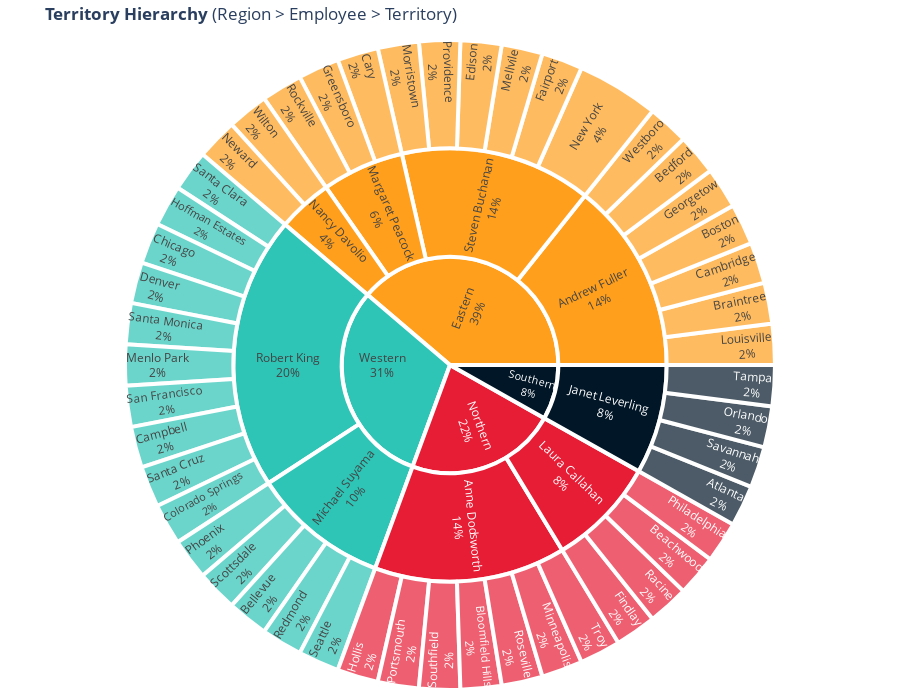

Notebook source saved alongside this figure:
### Code cell
# DETAILED TERRITORY ASSIGNMENT (SPLIT ROWS) 
import pandas as pd
import plotly.express as px
from IPython.display import display, Markdown
import os

# 1. Setup Paths
CURRENT_DIR = os.getcwd()
if 'notebooks' in CURRENT_DIR: 
    BASE_DIR = os.path.dirname(CURRENT_DIR)
else: 
    BASE_DIR = CURRENT_DIR
RAW_DIR = os.path.join(BASE_DIR, 'data', 'raw')

try:
    # 2. Load raw CSVs
    raw_emp_terr = pd.read_csv(os.path.join(RAW_DIR, 'sql_employeeterritories.csv'))
    raw_terr = pd.read_csv(os.path.join(RAW_DIR, 'sql_territories.csv'))
    raw_region = pd.read_csv(os.path.join(RAW_DIR, 'sql_region.csv'))

    # Normalize column names
    raw_emp_terr.columns = [c.lower().strip() for c in raw_emp_terr.columns]
    raw_terr.columns = [c.lower().strip() for c in raw_terr.columns]
    raw_region.columns = [c.lower().strip() for c in raw_region.columns]

    # 3. Join Tables to build Hierarchy
    # Assuming 'dim_emp' exists in your environment from previous cells
    emp_geo = pd.merge(dim_emp, raw_emp_terr, left_on='bk_employee_id', right_on='employeeid', how='inner')
    emp_geo = pd.merge(emp_geo, raw_terr, on='territoryid', how='inner')
    emp_geo = pd.merge(emp_geo, raw_region, on='regionid', how='inner')

    # ✅ MINIMAL FIX: ensure Employee_name exists
    if "Employee_name" not in emp_geo.columns:
        if "employee_name" in emp_geo.columns:
            emp_geo["Employee_name"] = emp_geo["employee_name"]
        elif {"first_name", "last_name"}.issubset(emp_geo.columns):
            emp_geo["Employee_name"] = emp_geo["first_name"].astype(str) + " " + emp_geo["last_name"].astype(str)
        elif {"firstname", "lastname"}.issubset(emp_geo.columns):
            emp_geo["Employee_name"] = emp_geo["firstname"].astype(str) + " " + emp_geo["lastname"].astype(str)
        else:
            emp_geo["Employee_name"] = "Unknown Employee"

    # 4. Prepare Data
    split_view = emp_geo[['Employee_name', 'emp_title', 'regiondescription', 'territorydescription']].copy()

    # Clean string whitespace
    split_view['regiondescription'] = split_view['regiondescription'].astype(str).str.strip()
    split_view['territorydescription'] = split_view['territorydescription'].astype(str).str.strip()

    split_view.columns = ['Employee Name', 'Title', 'Region', 'Territory']

    # 5. Define New Colors (Vibrant/Distinct)
    region_colors = {
        'Eastern': '#FF9F1C',   # Vibrant Orange
        'Western': '#2EC4B6',   # Turquoise/Teal
        'Northern': '#E71D36',  # Bold Red
        'Southern': '#011627'   # Deep Navy Blue
    }

    # 6. Plot Sunburst
    display(Markdown("### 🌍 Territory Distribution Hierarchy"))

    fig = px.sunburst(
        split_view,
        path=['Region', 'Employee Name', 'Territory'],
        title="<b>Territory Hierarchy</b> (Region > Employee > Territory)",
        color='Region',
        color_discrete_map=region_colors,
        template='plotly_white'
    )

    # 7. Add Gaps and Style
    fig.update_traces(
        marker=dict(line=dict(color='white', width=4)),
        textinfo="label+percent entry",
        insidetextorientation='radial'
    )

    fig.update_layout(
        height=700,
        margin=dict(t=40, l=10, r=10, b=10)
    )

    fig.show()

except Exception as e:
    print(f"❌ Could not load territory details: {e}")
    print("Ensure you extracted 'sql_employeeterritories.csv', 'sql_territories.csv', and 'sql_region.csv'.")

### Figure 1 — Plotly figure (JSON) as saved in the notebook; plotly's stock layout.template omitted (floating-point values rounded to 4 significant figures)
{"data": [{"branchvalues": "total", "customdata": [["Eastern"], ["Eastern"], ["Eastern"], ["Eastern"], ["Eastern"], ["Eastern"], ["Eastern"], ["Eastern"], ["Eastern"], ["Eastern"], ["Eastern"], ["Eastern"], ["Eastern"], ["Eastern"], ["Eastern"], ["Eastern"], ["Eastern"], ["Eastern"], ["Eastern"], ["Eastern"], ["Eastern"], ["Eastern"], ["Eastern"], ["Northern"], ["Northern"], ["Northern"], ["Northern"], ["Northern"], ["Northern"], ["Northern"], ["Northern"], ["Northern"], ["Northern"], ["Northern"], ["Northern"], ["Northern"], ["Northern"], ["Southern"], ["Southern"], ["Southern"], ["Southern"], ["Southern"], ["Southern"], ["Western"], ["Western"], ["Western"], ["Western"], ["Western"], ["Western"], ["Western"], ["Western"], ["Western"], ["Western"], ["Western"], ["Western"], ["Western"], ["Western"], ["Western"], ["Western"], ["Western"], ["Western"]], "domain": {"x": [0, 1], "y": [0, 1]}, "hovertemplate": "labels=%{label}<br>count=%{value}<br>parent=%{parent}<br>id=%{id}<br>Region=%{customdata[0]}<extra></extra>", "ids": ["Eastern/Nancy Davolio/Wilton", "Eastern/Nancy Davolio", "Eastern/Andrew Fuller", "Eastern/Margaret Peacock", "Eastern/Steven Buchanan/Fairport", "Eastern/Steven Buchanan/Mellvile", "Eastern/Steven Buchanan/New York", "Eastern/Steven Buchanan/Edison", "Eastern/Steven Buchanan/Providence", "Eastern/Margaret Peacock/Cary", "Eastern/Margaret Peacock/Greensboro", "Eastern/Margaret Peacock/Rockville", "Eastern/Steven Buchanan/Morristown", "Eastern/Nancy Davolio/Neward", "Eastern", "Eastern/Andrew Fuller/Louisville", "Eastern/Andrew Fuller/Braintree", "Eastern/Andrew Fuller/Cambridge", "Eastern/Andrew Fuller/Boston", "Eastern/Andrew Fuller/Georgetow", "Eastern/Andrew Fuller/Bedford", "Eastern/Andrew Fuller/Westboro", "Eastern/Steven Buchanan", "Northern/Laura Callahan/Findlay", "Northern/Laura Callahan/Racine", "Northern/Anne Dodsworth/Hollis", "Northern/Anne Dodsworth/Portsmouth", "Northern/Anne Dodsworth/Southfield", "Northern/Laura Callahan", "Northern/Anne Dodsworth/Bloomfield Hills", "Northern/Anne Dodsworth/Roseville", "Northern/Anne Dodsworth/Minneapolis", "Northern/Laura Callahan/Beachwood", "Northern/Anne Dodsworth", "Northern/Anne Dodsworth/Troy", "Northern/Laura Callahan/Philadelphia", "Northern", "Southern", "Southern/Janet Leverling/Atlanta", "Southern/Janet Leverling/Savannah", "Southern/Janet Leverling/Orlando", "Southern/Janet Leverling/Tampa", "Southern/Janet Leverling", "Western/Robert King/Santa Clara", "Western/Robert King", "Western/Michael Suyama", "Western/Michael Suyama/Phoenix", "Western/Michael Suyama/Scottsdale", "Western/Michael Suyama/Bellevue", "Western/Michael Suyama/Redmond", "Western/Michael Suyama/Seattle", "Western/Robert King/Hoffman Estates", "Western/Robert King/Chicago", "Western/Robert King/Denver", "Western", "Western/Robert King/Santa Monica", "Western/Robert King/Menlo Park", "Western/Robert King/San Francisco", "Western/Robert King/Campbell", "Western/Robert King/Santa Cruz", "Western/Robert King/Colorado Springs"], "insidetextorientation": "radial", "labels": ["Wilton", "Nancy Davolio", "Andrew Fuller", "Margaret Peacock", "Fairport", "Mellvile", "New York", "Edison", "Providence", "Cary", "Greensboro", "Rockville", "Morristown", "Neward", "Eastern", "Louisville", "Braintree", "Cambridge", "Boston", "Georgetow", "Bedford", "Westboro", "Steven Buchanan", "Findlay", "Racine", "Hollis", "Portsmouth", "Southfield", "Laura Callahan", "Bloomfield Hills", "Roseville", "Minneapolis", "Beachwood", "Anne Dodsworth", "Troy", "Philadelphia", "Northern", "Southern", "Atlanta", "Savannah", "Orlando", "Tampa", "Janet Leverling", "Santa Clara", "Robert King", "Michael Suyama", "Phoenix", "Scottsdale", "Bellevue", "Redmond", "Seattle", "Hoffman Estates", "Chicago", "Denver", "Western", "Santa Monica", "Menlo Park", "San Francisco", "Campbell", "Santa Cruz", "Colorado Springs"], "marker": {"colors": ["#FF9F1C", "#FF9F1C", "#FF9F1C", "#FF9F1C", "#FF9F1C", "#FF9F1C", "#FF9F1C", "#FF9F1C", "#FF9F1C", "#FF9F1C", "#FF9F1C", "#FF9F1C", "#FF9F1C", "#FF9F1C", "#FF9F1C", "#FF9F1C", "#FF9F1C", "#FF9F1C", "#FF9F1C", "#FF9F1C", "#FF9F1C", "#FF9F1C", "#FF9F1C", "#E71D36", "#E71D36", "#E71D36", "#E71D36", "#E71D36", "#E71D36", "#E71D36", "#E71D36", "#E71D36", "#E71D36", "#E71D36", "#E71D36", "#E71D36", "#E71D36", "#011627", "#011627", "#011627", "#011627", "#011627", "#011627", "#2EC4B6", "#2EC4B6", "#2EC4B6", "#2EC4B6", "#2EC4B6", "#2EC4B6", "#2EC4B6", "#2EC4B6", "#2EC4B6", "#2EC4B6", "#2EC4B6", "#2EC4B6", "#2EC4B6", "#2EC4B6", "#2EC4B6", "#2EC4B6", "#2EC4B6", "#2EC4B6"], "line": {"color": "white", "width": 4}}, "name": "", "parents": ["Eastern/Nancy Davolio", "Eastern", "Eastern", "Eastern", "Eastern/Steven Buchanan", "Eastern/Steven Buchanan", "Eastern/Steven Buchanan", "Eastern/Steven Buchanan", "Eastern/Steven Buchanan", "Eastern/Margaret Peacock", "Eastern/Margaret Peacock", "Eastern/Margaret Peacock", "Eastern/Steven Buchanan", "Eastern/Nancy Davolio", "", "Eastern/Andrew Fuller", "Eastern/Andrew Fuller", "Eastern/Andrew Fuller", "Eastern/Andrew Fuller", "Eastern/Andrew Fuller", "Eastern/Andrew Fuller", "Eastern/Andrew Fuller", "Eastern", "Northern/Laura Callahan", "Northern/Laura Callahan", "Northern/Anne Dodsworth", "Northern/Anne Dodsworth", "Northern/Anne Dodsworth", "Northern", "Northern/Anne Dodsworth", "Northern/Anne Dodsworth", "Northern/Anne Dodsworth", "Northern/Laura Callahan", "Northern", "Northern/Anne Dodsworth", "Northern/Laura Callahan", "", "", "Southern/Janet Leverling", "Southern/Janet Leverling", "Southern/Janet Leverling", "Southern/Janet Leverling", "Southern", "Western/Robert King", "Western", "Western", "Western/Michael Suyama", "Western/Michael Suyama", "Western/Michael Suyama", "Western/Michael Suyama", "Western/Michael Suyama", "Western/Robert King", "Western/Robert King", "Western/Robert King", "", "Western/Robert King", "Western/Robert King", "Western/Robert King", "Western/Robert King", "Western/Robert King", "Western/Robert King"], "textinfo": "label+percent entry", "type": "sunburst", "values": [1, 2, 7, 3, 1, 1, 2, 1, 1, 1, 1, 1, 1, 1, 19, 1, 1, 1, 1, 1, 1, 1, 7, 1, 1, 1, 1, 1, 4, 1, 1, 1, 1, 7, 1, 1, 11, 4, 1, 1, 1, 1, 4, 1, 10, 5, 1, 1, 1, 1, 1, 1, 1, 1, 15, 1, 1, 1, 1, 1, 1]}], "layout": {"height": 700, "legend": {"tracegroupgap": 0}, "margin": {"b": 10, "l": 10, "r": 10, "t": 40}, "title": {"text": "<b>Territory Hierarchy</b> (Region > Employee > Territory)"}}}
